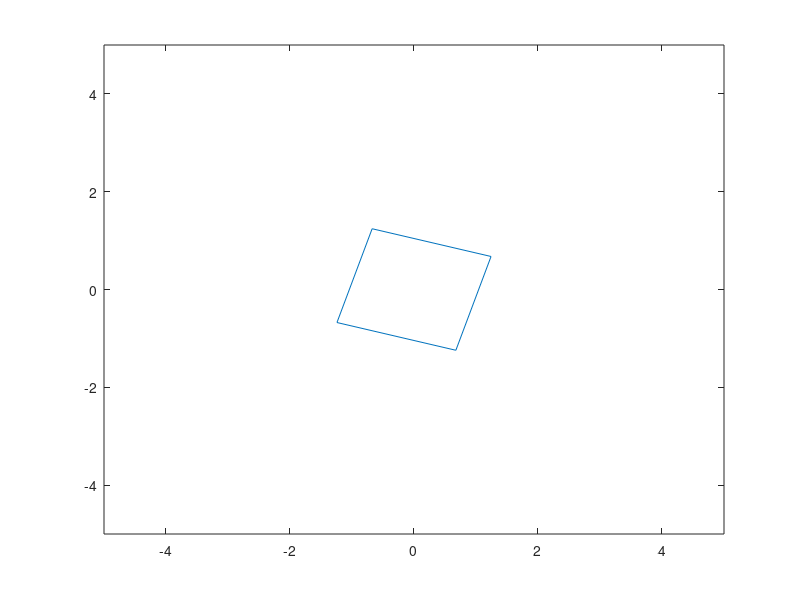

This chart was generated by the following MATLAB code:
%ROTACIONCUADRADO
a=input('Introduce el angulo: ');
R=[cos(a) sin(a);-sin(a) cos(a)]
xy=[-1 -1 1 1 -1 ; -1 1 1 -1 -1];
J=R*xy;
K=[J(1,1) J(1,2) J(1,3) J(1,4) J(1,5)];
L=[J(2,1) J(2,2) J(2,3) J(2,4) J(2,5)];
plot(K,L);
axis([-5 5 -5 5]);